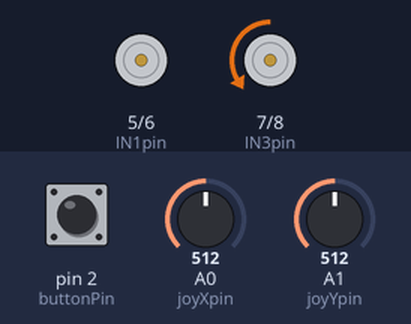
A sketch run on a simulated Arduino Uno, built with avr-gcc and run on an emulated ATmega328P. Shown: motor-driver pin pairs drawn as motors (green arrow = first pin HIGH = forward, orange = second pin HIGH = backward, longer = more drive, scaled by the enable pin). The inputs (shaded band) are chosen by the test bench; at power-on: A1 (joyYpin) = 512, A0 (joyXpin) = 512, pin 2 (buttonPin) HIGH.

Above: at 1.2 s.
1.3 s: A1 (joyYpin) set to 495
At 2.5 s:
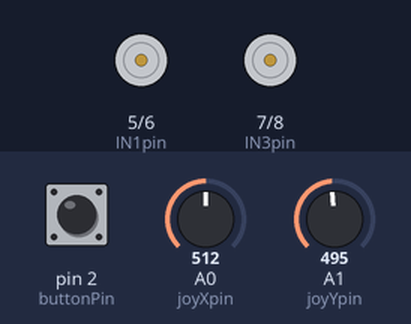
2.8 s: A0 (joyXpin) set to 495
At 3.8 s:
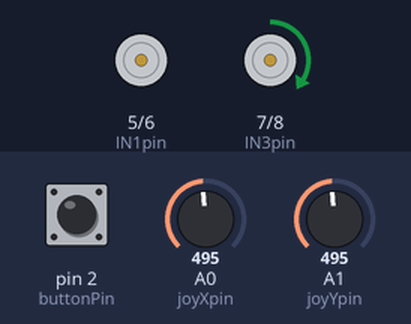
4.3 s: A1 (joyYpin) set to 475
5.8 s: A1 (joyYpin) set to 306
At 6.1 s:
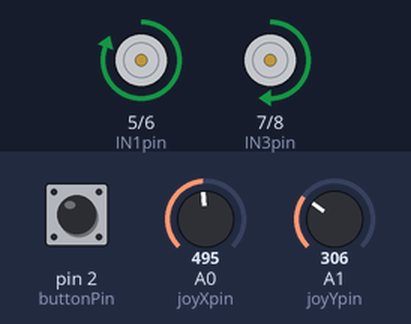
7.3 s: A1 (joyYpin) set to 122
At 8.5 s:
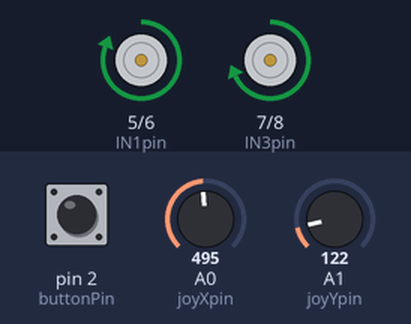
8.8 s: A1 (joyYpin) set to 716
At 9.6 s:
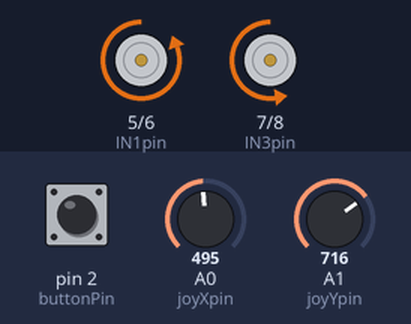
Timing chart, 0 to 11.3 s (numbered marks = the images above; inputs shaded):
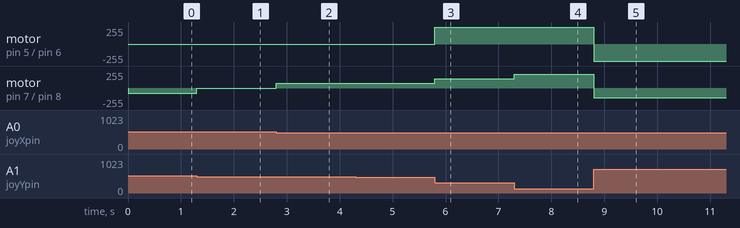

Measured:
- after the input at 1.3 s, motor on pin 7 (IN3pin) / pin 8 (IN4pin): backward 75/255 → stopped at once
- after the input at 2.8 s, motor on pin 7 (IN3pin) / pin 8 (IN4pin): stopped → forward 75/255 at once
- after the input at 5.8 s, motor on pin 5 (IN1pin) / pin 6 (IN2pin): stopped → forward 255/255 at once; motor on pin 7 (IN3pin) / pin 8 (IN4pin): forward 75/255 → forward 138/255 at once
- after the input at 7.3 s, motor on pin 7 (IN3pin) / pin 8 (IN4pin): forward 138/255 → forward 208/255 at once
- after the input at 8.8 s, motor on pin 5 (IN1pin) / pin 6 (IN2pin): forward 255/255 → backward 255/255 at once; motor on pin 7 (IN3pin) / pin 8 (IN4pin): forward 208/255 → backward 147/255 at once

The sketch:

controller_code_with_toggle.ino
```cpp
int joyXpin = A0;
int joyYpin = A1;
int buttonPin = 2;

int xVal;
int yVal;

// Motor driver pins
int ENApin = 4;
int IN1pin = 5;
int IN2pin = 6;
int IN3pin = 7;
int IN4pin = 8;
int ENBpin = 9;

// Toggle state: true = motors allowed to run, false = motors off
bool motorsEnabled = true;

// For button toggle (debounce)
bool lastButtonState = HIGH;      // because of INPUT_PULLUP
unsigned long lastToggleTime = 0;
const unsigned long DEBOUNCE_MS = 150; // adjust if needed


// Helper: stop both motors
void stopMotors() {
  analogWrite(ENApin, 0);
  analogWrite(ENBpin, 0);

  digitalWrite(IN1pin, LOW);
  digitalWrite(IN2pin, LOW);
  digitalWrite(IN3pin, LOW);
  digitalWrite(IN4pin, LOW);
}

void setup() {
  pinMode(joyXpin, INPUT);
  pinMode(joyYpin, INPUT);

  // Joystick button uses internal pull-up
  pinMode(buttonPin, INPUT_PULLUP);

  pinMode(ENApin, OUTPUT);
  pinMode(IN1pin, OUTPUT);
  pinMode(IN2pin, OUTPUT);
  pinMode(IN3pin, OUTPUT);
  pinMode(IN4pin, OUTPUT);
  pinMode(ENBpin, OUTPUT);

  stopMotors();
}

void loop() {
  //Read and process button as TOGGLE
  bool currentButtonState = digitalRead(buttonPin);  // HIGH = not pressed, LOW = pressed

  // Detect new press (HIGH -> LOW) with simple debounce
  if (currentButtonState != lastButtonState) {
    // state changed; check if it stayed changed for a bit
    if (currentButtonState == LOW && (millis() - lastToggleTime) > DEBOUNCE_MS) {
      motorsEnabled = !motorsEnabled;  // flip ON/OFF
      lastToggleTime = millis();
    }
    lastButtonState = currentButtonState;
  }

  // If motors are disabled, force them off and ignore joystick
  if (!motorsEnabled) {
    stopMotors();
    return;
  }

  // Normal joystick driving
  xVal = analogRead(joyXpin);
  yVal = analogRead(joyYpin);

  // Joystick Up (forward)
  if (yVal < 485) {
    int motorSpeed = map(yVal, 485, 0, 70, 255);
    motorSpeed = constrain(motorSpeed, 0, 255);

    digitalWrite(IN1pin, HIGH);
    digitalWrite(IN2pin, LOW);
    digitalWrite(IN3pin, HIGH);
    digitalWrite(IN4pin, LOW);

    analogWrite(ENApin, motorSpeed);
    analogWrite(ENBpin, motorSpeed);
  }
  // Joystick Down (reverse)
  else if (yVal > 495) {
    int motorSpeed = map(yVal, 495, 1023, 70, 255);
    motorSpeed = constrain(motorSpeed, 0, 255);

    digitalWrite(IN1pin, LOW);
    digitalWrite(IN2pin, HIGH);
    digitalWrite(IN3pin, LOW);
    digitalWrite(IN4pin, HIGH);

    analogWrite(ENApin, motorSpeed);
    analogWrite(ENBpin, motorSpeed);
  }
  // Joystick Left (spin/turn left)
  else if (xVal < 505) {
    int motorSpeed = map(xVal, 505, 0, 70, 255);
    motorSpeed = constrain(motorSpeed, 0, 255);

    // left motor off, right forward
    digitalWrite(IN1pin, LOW);
    digitalWrite(IN2pin, LOW);
    digitalWrite(IN3pin, HIGH);
    digitalWrite(IN4pin, LOW);

    analogWrite(ENApin, 0);
    analogWrite(ENBpin, motorSpeed);
  }
  // Joystick Right (spin/turn right)
  else if (xVal > 515) {
    int motorSpeed = map(xVal, 515, 1023, 70, 255);
    motorSpeed = constrain(motorSpeed, 0, 255);

    // right motor off, left forward
    digitalWrite(IN1pin, HIGH);
    digitalWrite(IN2pin, LOW);
    digitalWrite(IN3pin, LOW);
    digitalWrite(IN4pin, LOW);

    analogWrite(ENApin, motorSpeed);
    analogWrite(ENBpin, 0);
  }
  // Joystick Deadzone (no movement)
  else {
    stopMotors();
  }
}
```
